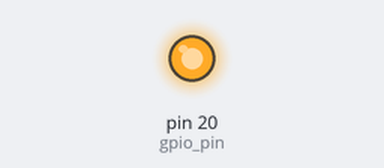
The program below on a simulated MicroPython board. Parts: output pins drawn as LEDs (lit = HIGH).

Above: at 0.2 s.
At 6.0 s:
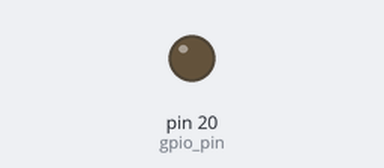
Timing chart, 0 to 9.1 s (numbered marks = the images above):
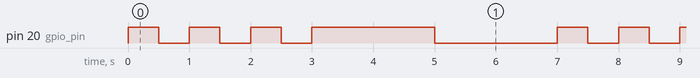

Measured:
- by itself, pin 20 (gpio_pin): repeats every 7.0 s: 2 × (LOW 0.50 s, HIGH 0.50 s), LOW 0.50 s, HIGH 2.0 s, LOW 2.0 s, HIGH 0.50 s
- by itself, everything shown: repeats every 7.0 s, in 8 steps

The program:

main.py
```python
from machine import Pin
import time

gpio_pin = Pin(20, Pin.OUT)


def pulse(pin, high_time, low_time):
    pin.on()
    time.sleep(high_time)
    pin.off()
    time.sleep(low_time)


short = 0.5
long = 2

while True:
    for i in range(3):
        pulse(gpio_pin, short, short)

    pulse(gpio_pin, long, long)
```
